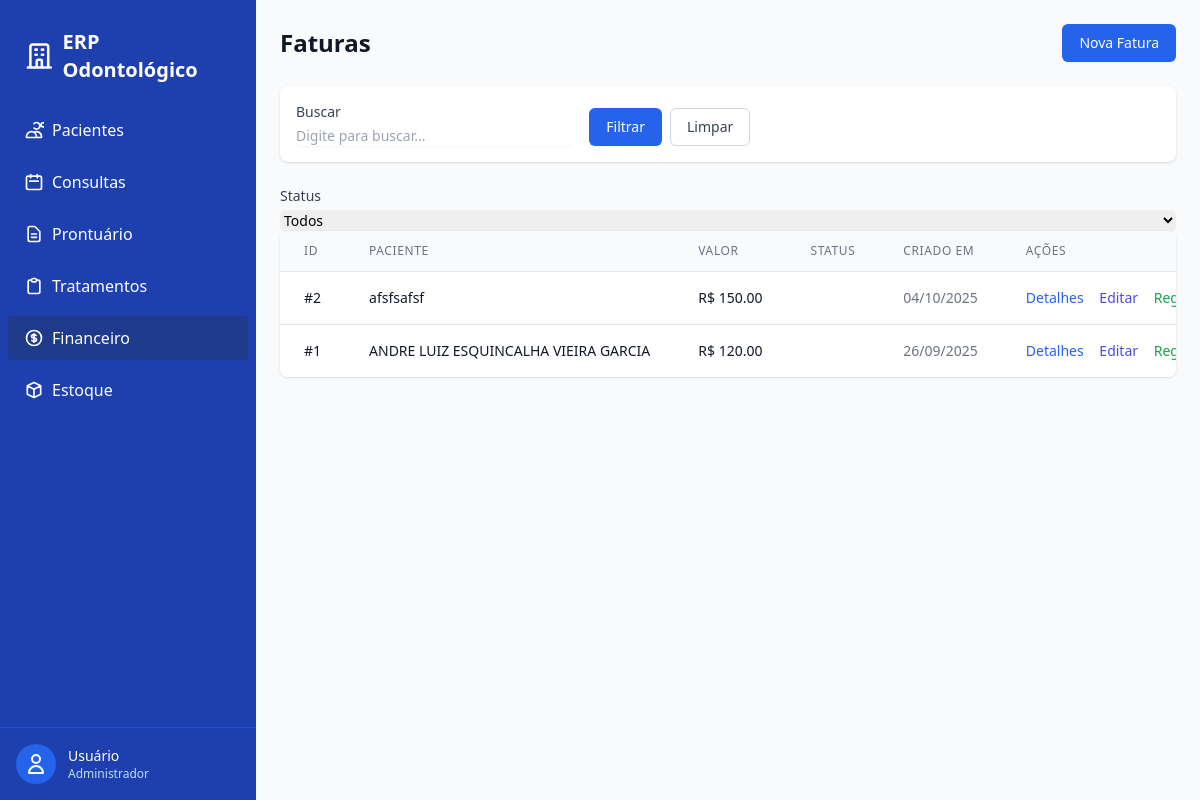
Screenshot of /financeiro/faturas/ (signed in) with the database file from the repository.
### financeiro/models.py (models this page shows, shortened)
class Fatura(models.Model):
    class Status(models.TextChoices):
        ABERTA = "AB", "Aberta"
        PARCIAL = "PA", "Parcial"
        PAGA = "PG", "Paga"
        CANCELADA = "CA", "Cancelada"
    paciente = models.ForeignKey(Paciente, on_delete=models.PROTECT, related_name="faturas")
    origem = models.CharField(max_length=60, blank=True)  # ex.: consulta, plano, avulsa
    valor = models.DecimalField(max_digits=10, decimal_places=2)
    status = models.CharField(max_length=2, choices=Status.choices, default=Status.ABERTA)
    numero_nfse = models.CharField(max_length=60, blank=True)
    criado_em = models.DateTimeField(auto_now_add=True)
    class Meta:
        ordering = ["-criado_em"]
        verbose_name = "Fatura"
        verbose_name_plural = "Faturas"

### pacientes/models.py (models this page shows, shortened)
class Paciente(models.Model):
    nome = models.CharField(max_length=250)
    cpf = models.CharField(unique=True)
    data_nascimento = models.DateField()
    telefone = models.CharField()
    email = models.EmailField(blank=True)
    endereco = models.TextField(blank=True)
    is_active = models.BooleanField(default=True)
    deleted_at = models.DateTimeField(null=True, blank=True)
    criado_em = models.DateTimeField(auto_now_add=True)
    atualizado_em = models.DateTimeField(auto_now=True)
    class Meta:
        ordering = ['nome']
        verbose_name = "Paciente"
        verbose_name_plural = "Pacientes"

### financeiro/views.py (the view)
# urls.py: path("faturas/", views.FaturaListView.as_view(), name="fatura_list"),
class FaturaListView(LoginRequiredMixin, PermissionRequiredMixin, ListView):
    model = Fatura
    template_name = "financeiro/fatura_list.html"
    context_object_name = "faturas"
    paginate_by = 20
    permission_required = "financeiro.view_fatura"
    def get_queryset(self):
        qs = super().get_queryset().select_related("paciente")
        paciente_id = self.request.GET.get("paciente")
        if paciente_id:
            try:
                qs = qs.filter(paciente_id=int(paciente_id))
            except (TypeError, ValueError):
                pass
        status = self.request.GET.get("status")
        if status:
            qs = qs.filter(status=status)
        q = self.request.GET.get("q")
        if q:
            qs = qs.filter(
                Q(paciente__nome__icontains=q) |
                Q(id__icontains=q)
            )
        return qs.order_by("-criado_em", "-id")
    def get_context_data(self, **kwargs):
        ctx = super().get_context_data(**kwargs)
        paciente_id = self.request.GET.get("paciente")
        ctx["paciente_filtro"] = None
        if paciente_id and str(paciente_id).isdigit():
            ctx["paciente_filtro"] = Paciente.objects.filter(pk=paciente_id).first()
        return ctx

### templates/financeiro/fatura_list.html (shortened to what this page needs)
{% extends "base.html" %}
{% load static %}
{% block content %}
<div class="mb-6 flex justify-between items-center">
    <div>
        <h1 class="text-2xl font-bold text-gray-900">Faturas</h1>
    </div>
    <a href="{% url 'financeiro:fatura_create' %}"
        class="inline-flex items-center px-4 py-2 border border-transparent text-sm font-medium rounded-md shadow-sm text-white bg-blue-600 hover:bg-blue-700 focus:outline-none focus:ring-2 focus:ring-offset-2 focus:ring-blue-500">
        Nova Fatura
    </a>
</div>
{% include "partials/_search_filter.html" %}
{% block additional_filters %}
<div>
    <label for="status" class="block text-sm font-medium text-gray-700 mb-1">Status</label>
    <select name="status" id="status"
        class="block w-full rounded-md border-gray-300 shadow-sm focus:border-blue-500 focus:ring-blue-500 sm:text-sm">
        <option value="">Todos</option>
    </select>
</div>
{% endblock %}
<div class="bg-white shadow overflow-hidden sm:rounded-lg">
    <div class="overflow-x-auto">
        <table class="min-w-full divide-y divide-gray-200">
            <thead class="bg-gray-50">
                <tr>
                    <th scope="col"
                        class="px-6 py-3 text-left text-xs font-medium text-gray-500 uppercase tracking-wider">ID</th>
                    <th scope="col"
                        class="px-6 py-3 text-left text-xs font-medium text-gray-500 uppercase tracking-wider">Paciente
                    </th>
                    <th scope="col"
                        class="px-6 py-3 text-left text-xs font-medium text-gray-500 uppercase tracking-wider">Valor
                    </th>
                    <th scope="col"
                        class="px-6 py-3 text-left text-xs font-medium text-gray-500 uppercase tracking-wider">Status
                    </th>
                    <th scope="col"
                        class="px-6 py-3 text-left text-xs font-medium text-gray-500 uppercase tracking-wider">Criado em
                    </th>
                    <th scope="col"
                        class="px-6 py-3 text-left text-xs font-medium text-gray-500 uppercase tracking-wider">Ações
                    </th>
                </tr>
            </thead>
            <tbody class="bg-white divide-y divide-gray-200">
                {% for fatura in faturas %}
                <tr class="hover:bg-gray-50">
                    <td class="px-6 py-4 whitespace-nowrap">
                        <div class="text-sm font-medium text-gray-900">#{{ fatura.id }}</div>
                    </td>
                    <td class="px-6 py-4 whitespace-nowrap">
                        <div class="text-sm font-medium text-gray-900">{{ fatura.paciente.nome }}</div>
                    </td>
                    <td class="px-6 py-4 whitespace-nowrap">
                        <div class="text-sm font-medium text-gray-900">R$ {{ fatura.valor }}</div>
                    </td>
                    <td class="px-6 py-4 whitespace-nowrap">
                    </td>
                    <td class="px-6 py-4 whitespace-nowrap">
                        <div class="text-sm text-gray-500">{{ fatura.criado_em|date:"d/m/Y" }}</div>
                    </td>
                    <td class="px-6 py-4 whitespace-nowrap text-sm font-medium">
                        <a href="{% url 'financeiro:fatura_detail' fatura.id %}"
                            class="text-blue-600 hover:text-blue-900 mr-3">Detalhes</a>
                        <a href="{% url 'financeiro:fatura_update' fatura.id %}"
                            class="text-indigo-600 hover:text-indigo-900 mr-3">Editar</a>
                        <a href="{% url 'financeiro:pagamento_create' %}?fatura={{ fatura.id }}"
                            class="text-green-600 hover:text-green-900 mr-3">Registrar Pagamento</a>
                    </td>
                </tr>
                {% empty %}
                <tr>
                    <td colspan="6" class="px-6 py-4 text-center text-sm text-gray-500">
                        Nenhuma fatura encontrada.
                    </td>
                </tr>
                {% endfor %}
            </tbody>
        </table>
    </div>
</div>
{% endblock %}

### rows the page displays
Fatura: id "2", paciente.nome "afsfsafsf", valor "150.00", criado_em "04/10/2025"
Fatura: id "1", paciente.nome "ANDRE LUIZ ESQUINCALHA VIEIRA GARCIA", valor "120.00", criado_em "26/09/2025"
